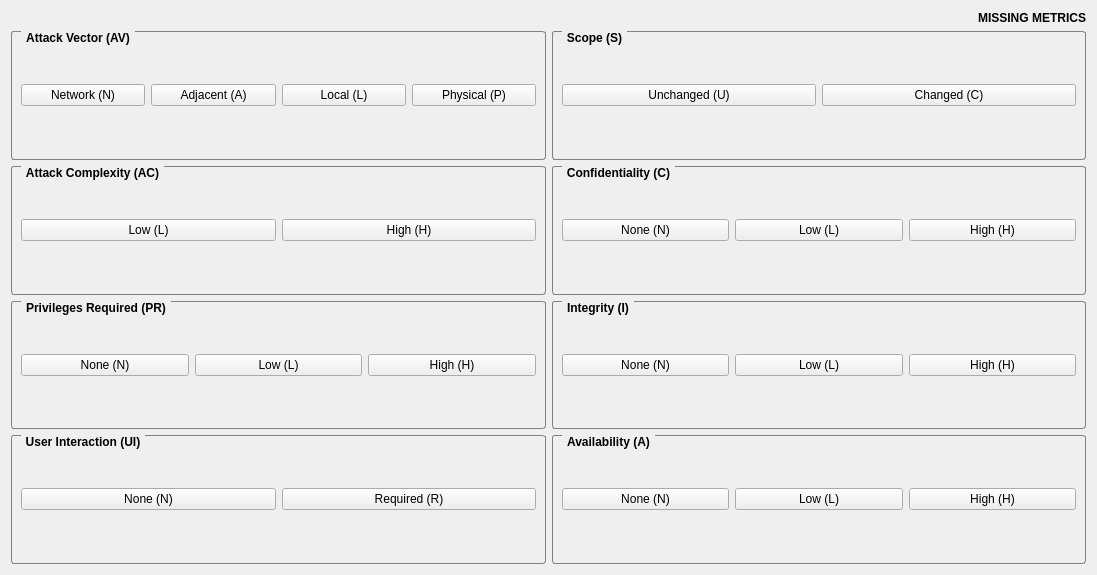
      <widget class="QWidget" name="baseScorePage">
       <property name="geometry">
        <rect>
         <x>0</x>
         <y>0</y>
         <width>1097</width>
         <height>575</height>
        </rect>
       </property>
       <attribute name="label">
        <string>Base Score</string>
       </attribute>
       <layout class="QVBoxLayout" name="verticalLayout_9">
        <item>
         <widget class="QLabel" name="baseScoreLabel">
          <property name="sizePolicy">
           <sizepolicy hsizetype="Preferred" vsizetype="Maximum">
            <horstretch>0</horstretch>
            <verstretch>0</verstretch>
           </sizepolicy>
          </property>
          <property name="text">
           <string>&lt;html&gt;&lt;head/&gt;&lt;body&gt;&lt;p align=&quot;right&quot;&gt;&lt;span style=&quot; font-weight:600;&quot;&gt;MISSING METRICS&lt;/span&gt;&lt;/p&gt;&lt;/body&gt;&lt;/html&gt;</string>
          </property>
          <property name="textFormat">
           <enum>Qt::RichText</enum>
          </property>
          <property name="scaledContents">
           <bool>false</bool>
          </property>
         </widget>
        </item>
        <item>
         <layout class="QHBoxLayout" name="horizontalLayout_26">
          <item>
           <layout class="QVBoxLayout" name="verticalLayout_2">
            <item>
             <widget class="QGroupBox" name="avGroupBox">
              <property name="styleSheet">
               <string notr="true">QGroupBox {
    border: 1px solid gray;
    border-radius: 3px;
    margin-top: 0.5em;
	font-weight: bold;
}

QGroupBox::title {
    subcontrol-origin: margin;
    left: 10px;
    padding: 0 3px 0 3px;
}</string>
              </property>
              <property name="title">
               <string>Attack Vector (AV)</string>
              </property>
              <property name="alignment">
               <set>Qt::AlignLeading|Qt::AlignLeft|Qt::AlignVCenter</set>
              </property>
              <property name="flat">
               <bool>false</bool>
              </property>
              <layout class="QHBoxLayout" name="horizontalLayout">
               <item>
                <widget class="QPushButton" name="avnPushButton">
                 <property name="sizePolicy">
                  <sizepolicy hsizetype="Minimum" vsizetype="Fixed">
                   <horstretch>0</horstretch>
                   <verstretch>0</verstretch>
                  </sizepolicy>
                 </property>
                 <property name="font">
                  <font>
                   <weight>50</weight>
                   <bold>false</bold>
                  </font>
                 </property>
                 <property name="toolTip">
                  <string>&lt;html&gt;&lt;head/&gt;&lt;body&gt;&lt;p&gt;A vulnerability exploitable with network access means the vulnerable component is bond to the network stack and the attacker's path is through OSI layer 3 (the network layer). Such a vulnerability is often termed &amp;quot;remotely exploitable&amp;quot; and can be thought of as an attack being exploitable one or more network hops away (e.g. across layer 3 boundaries from routers). An example of a network attack is an attacker causing a denial of service (DoS) by sending a specially crafted TCP packet from across the public Internet (e.g. CVE-2004-0230).&lt;/p&gt;&lt;/body&gt;&lt;/html&gt;</string>
                 </property>
                 <property name="statusTip">
                  <string notr="true"/>
                 </property>
                 <property name="text">
                  <string>Network (N)</string>
                 </property>
                 <property name="checkable">
                  <bool>true</bool>
                 </property>
                 <property name="autoExclusive">
                  <bool>true</bool>
                 </property>
                 <property name="flat">
                  <bool>false</bool>
                 </property>
                </widget>
               </item>
               <item>
                <widget class="QPushButton" name="avaPushButton">
                 <property name="sizePolicy">
                  <sizepolicy hsizetype="Minimum" vsizetype="Fixed">
                   <horstretch>0</horstretch>
                   <verstretch>0</verstretch>
                  </sizepolicy>
                 </property>
                 <property name="toolTip">
                  <string>&lt;html&gt;&lt;head/&gt;&lt;body&gt;&lt;p&gt;A vulnerability exploitable with adjacent network access means the vulnerable component is bound to the network stack, however the attack is limited to the same shared physical (e.g. Bluetooth, IEEE 802.11), or logical (e.g. local IP subnet) network, and cannot be performed across an OSI layer 3 boundary (e.g. a router). An example of an Adjacent attack would be an ARP (IPv4) or neighbor discovery (IPv6) flood leading to a denial of service on the local LAN segment. See also CVE-2013-6014.&lt;/p&gt;&lt;/body&gt;&lt;/html&gt;</string>
                 </property>
                 <property name="statusTip">
                  <string/>
                 </property>
                 <property name="text">
                  <string>Adjacent (A)</string>
                 </property>
                 <property name="checkable">
                  <bool>true</bool>
                 </property>
                 <property name="autoExclusive">
                  <bool>true</bool>
                 </property>
                </widget>
               </item>
               <item>
                <widget class="QPushButton" name="avlPushButton">
                 <property name="sizePolicy">
                  <sizepolicy hsizetype="Minimum" vsizetype="Fixed">
                   <horstretch>0</horstretch>
                   <verstretch>0</verstretch>
                  </sizepolicy>
                 </property>
                 <property name="toolTip">
                  <string>&lt;html&gt;&lt;head/&gt;&lt;body&gt;&lt;p&gt;A vulnerability exploitable with Local access means that the vulnerable component is not bound to the network stack, and the attacker's path is via read/write/execute capabilities. In some cases, the attacker may be logged in locally in order to exploit the vulnerability, otherwise, she may rely on User Interaction to execute a malicious file.&lt;/p&gt;&lt;/body&gt;&lt;/html&gt;</string>
                 </property>
                 <property name="statusTip">
                  <string/>
                 </property>
                 <property name="text">
                  <string>Local (L)</string>
                 </property>
                 <property name="checkable">
                  <bool>true</bool>
                 </property>
                 <property name="autoExclusive">
                  <bool>true</bool>
                 </property>
                </widget>
               </item>
               <item>
                <widget class="QPushButton" name="avpPushButton">
                 <property name="sizePolicy">
                  <sizepolicy hsizetype="Minimum" vsizetype="Fixed">
                   <horstretch>0</horstretch>
                   <verstretch>0</verstretch>
                  </sizepolicy>
                 </property>
                 <property name="toolTip">
                  <string>&lt;html&gt;&lt;head/&gt;&lt;body&gt;&lt;p&gt;A vulnerability exploitable with Physical access requires the attacker to physically touch or manipulate the vulnerable component. Physical interaction may be brief (e.g. evil maid attack) or persistent. An example of such an attack is a cold boot attack which allows an attacker to access to disk encryption keys after gaining physical access to the system, or peripheral attacks such as Firewire/USB Direct Memory Access attacks.&lt;/p&gt;&lt;/body&gt;&lt;/html&gt;</string>
                 </property>
                 <property name="statusTip">
                  <string/>
                 </property>
                 <property name="text">
                  <string>Physical (P)</string>
                 </property>
                 <property name="checkable">
                  <bool>true</bool>
                 </property>
                 <property name="autoExclusive">
                  <bool>true</bool>
                 </property>
                </widget>
               </item>
              </layout>
             </widget>
            </item>
            <item>
             <widget class="QGroupBox" name="acGroupBox">
              <property name="styleSheet">
               <string notr="true">QGroupBox {
    border: 1px solid gray;
    border-radius: 3px;
    margin-top: 0.5em;
	font-weight: bold;
}

QGroupBox::title {
    subcontrol-origin: margin;
    left: 10px;
    padding: 0 3px 0 3px;
}</string>
              </property>
              <property name="title">
               <string>Attack Complexity (AC)</string>
              </property>
              <layout class="QHBoxLayout" name="horizontalLayout_4">
               <item>
                <widget class="QPushButton" name="aclPushButton">
                 <property name="toolTip">
                  <string>&lt;html&gt;&lt;head/&gt;&lt;body&gt;&lt;p&gt;Specialized access conditions or extenuating circumstances do not exist. An attacker can expect repeatable success against the vulnerable component.&lt;/p&gt;&lt;/body&gt;&lt;/html&gt;</string>
                 </property>
                 <property name="statusTip">
                  <string/>
                 </property>
                 <property name="text">
                  <string>Low (L)</string>
                 </property>
                 <property name="checkable">
                  <bool>true</bool>
                 </property>
                 <property name="autoExclusive">
                  <bool>true</bool>
                 </property>
                </widget>
               </item>
               <item>
                <widget class="QPushButton" name="achPushButton">
                 <property name="toolTip">
                  <string>&lt;html&gt;&lt;head/&gt;&lt;body&gt;&lt;p&gt;A successful attack depends on conditions beyond the attacker's control. That is, a successful attack cannot be accomplished at will, but requires the attacker to invest in some measurable amount of effort in preparation or execution against the vulnerable component before a successful attack can be expected. For example, a successful attack may depend on an attacker overcoming any of the following conditions:&lt;/p&gt;
&lt;ul&gt;
&lt;li&gt;&lt;p&gt;The attacker must conduct target-specific reconnaissance. For example, on target configuration settings, sequence numbers, shared secrets, etc.&lt;/p&gt;&lt;/li&gt;
&lt;li&gt;&lt;p&gt;The attacker must prepare the target environment to improve exploit reliability. For example, repeated exploitation to win a race condition, or overcoming advanced exploit mitigation techniques. &lt;/p&gt;&lt;/li&gt;
&lt;li&gt;&lt;p&gt;The attacker must inject herself into the logical network path between the target and the resource requested by the victim in order to read and/or modify network communications (e.g. man in the middle attack).&lt;/p&gt;&lt;/li&gt;
&lt;/ul&gt;&lt;/body&gt;&lt;/html&gt;</string>
                 </property>
                 <property name="statusTip">
                  <string/>
                 </property>
                 <property name="text">
                  <string>High (H)</string>
                 </property>
                 <property name="checkable">
                  <bool>true</bool>
                 </property>
                 <property name="autoExclusive">
                  <bool>true</bool>
                 </property>
                </widget>
               </item>
              </layout>
             </widget>
            </item>
            <item>
             <widget class="QGroupBox" name="prGroupBox">
              <property name="styleSheet">
               <string notr="true">QGroupBox {
    border: 1px solid gray;
    border-radius: 3px;
    margin-top: 0.5em;
	font-weight: bold;
}

QGroupBox::title {
    subcontrol-origin: margin;
    left: 10px;
    padding: 0 3px 0 3px;
}</string>
              </property>
              <property name="title">
               <string>Privileges Required (PR)</string>
              </property>
              <layout class="QHBoxLayout" name="horizontalLayout_5">
               <item>
                <widget class="QPushButton" name="prnPushButton">
                 <property name="toolTip">
                  <string>&lt;html&gt;&lt;head/&gt;&lt;body&gt;&lt;p&gt;The attacker is unauthorized prior to attack, and therefore does not require any access to settings or files to carry out an attack.&lt;/p&gt;&lt;/body&gt;&lt;/html&gt;</string>
                 </property>
                 <property name="statusTip">
                  <string/>
                 </property>
                 <property name="text">
                  <string>None (N)</string>
                 </property>
                 <property name="checkable">
                  <bool>true</bool>
                 </property>
                 <property name="autoExclusive">
                  <bool>true</bool>
                 </property>
                </widget>
               </item>
               <item>
                <widget class="QPushButton" name="prlPutton">
                 <property name="toolTip">
                  <string>&lt;html&gt;&lt;head/&gt;&lt;body&gt;&lt;p&gt;The attacker is authorized with (i.e. requires) privileges that provide basic user capabilities that could normally affect only settings and files owned by a user. Alternatively, an attacker with Low privileges may have the ability to cause an impact only to non-sensitive resources.&lt;/p&gt;&lt;/body&gt;&lt;/html&gt;</string>
                 </property>
                 <property name="statusTip">
                  <string/>
                 </property>
                 <property name="text">
                  <string>Low (L)</string>
                 </property>
                 <property name="checkable">
                  <bool>true</bool>
                 </property>
                 <property name="autoExclusive">
                  <bool>true</bool>
                 </property>
                </widget>
               </item>
               <item>
                <widget class="QPushButton" name="prhPushButton">
                 <property name="toolTip">
                  <string>&lt;html&gt;&lt;head/&gt;&lt;body&gt;&lt;p&gt;The attacker is authorized with (i.e. requires) privileges that provide significant (e.g. administrative) control over the vulnerable component that could affect component-wide settings and files.&lt;/p&gt;&lt;/body&gt;&lt;/html&gt;</string>
                 </property>
                 <property name="statusTip">
                  <string/>
                 </property>
                 <property name="text">
                  <string>High (H)</string>
                 </property>
                 <property name="checkable">
                  <bool>true</bool>
                 </property>
                 <property name="autoExclusive">
                  <bool>true</bool>
                 </property>
                </widget>
               </item>
              </layout>
             </widget>
            </item>
            <item>
             <widget class="QGroupBox" name="uiGroupBox">
              <property name="styleSheet">
               <string notr="true">QGroupBox {
    border: 1px solid gray;
    border-radius: 3px;
    margin-top: 0.5em;
	font-weight: bold;
}

QGroupBox::title {
    subcontrol-origin: margin;
    left: 10px;
    padding: 0 3px 0 3px;
}</string>
              </property>
              <property name="title">
               <string>User Interaction (UI)</string>
              </property>
              <layout class="QHBoxLayout" name="horizontalLayout_6">
               <item>
                <widget class="QPushButton" name="uinPushButton">
                 <property name="toolTip">
                  <string>&lt;html&gt;&lt;head/&gt;&lt;body&gt;&lt;p&gt;The vulnerable system can be exploited without interaction from any user.&lt;/p&gt;&lt;/body&gt;&lt;/html&gt;</string>
                 </property>
                 <property name="statusTip">
                  <string/>
                 </property>
                 <property name="text">
                  <string>None (N)</string>
                 </property>
                 <property name="checkable">
                  <bool>true</bool>
                 </property>
                 <property name="autoExclusive">
                  <bool>true</bool>
                 </property>
                </widget>
               </item>
               <item>
                <widget class="QPushButton" name="uirPushButton">
                 <property name="toolTip">
                  <string>&lt;html&gt;&lt;head/&gt;&lt;body&gt;&lt;p&gt;Successful exploitation of this vulnerability requires a user to take some action before the vulnerability can be exploited. For example, a successful exploit may only be possible during the installation of an application by a system administrator.&lt;/p&gt;&lt;/body&gt;&lt;/html&gt;</string>
                 </property>
                 <property name="statusTip">
                  <string/>
                 </property>
                 <property name="text">
                  <string>Required (R)</string>
                 </property>
                 <property name="checkable">
                  <bool>true</bool>
                 </property>
                 <property name="autoExclusive">
                  <bool>true</bool>
                 </property>
                </widget>
               </item>
              </layout>
             </widget>
            </item>
           </layout>
          </item>
          <item>
           <layout class="QVBoxLayout" name="verticalLayout_6">
            <item>
             <widget class="QGroupBox" name="sGroupBox">
              <property name="styleSheet">
               <string notr="true">QGroupBox {
    border: 1px solid gray;
    border-radius: 3px;
    margin-top: 0.5em;
	font-weight: bold;
}

QGroupBox::title {
    subcontrol-origin: margin;
    left: 10px;
    padding: 0 3px 0 3px;
}</string>
              </property>
              <property name="title">
               <string>Scope (S)</string>
              </property>
              <property name="flat">
               <bool>true</bool>
              </property>
              <property name="checkable">
               <bool>false</bool>
              </property>
              <property name="checked">
               <bool>false</bool>
              </property>
              <layout class="QHBoxLayout" name="horizontalLayout_7">
               <item>
                <widget class="QPushButton" name="suPushButton">
                 <property name="toolTip">
                  <string>&lt;html&gt;&lt;head/&gt;&lt;body&gt;&lt;p&gt;An exploited vulnerability can only affect resources managed by the same authority. In this case the vulnerable component and the impacted component are the same.&lt;/p&gt;&lt;/body&gt;&lt;/html&gt;</string>
                 </property>
                 <property name="text">
                  <string>Unchanged (U)</string>
                 </property>
                 <property name="checkable">
                  <bool>true</bool>
                 </property>
                 <property name="autoExclusive">
                  <bool>true</bool>
                 </property>
                </widget>
               </item>
               <item>
                <widget class="QPushButton" name="scPushButton">
                 <property name="toolTip">
                  <string>&lt;html&gt;&lt;head/&gt;&lt;body&gt;&lt;p&gt;An exploited vulnerability can affect resources beyond the authorization privileges intended by the vulnerable component. In this case the vulnerable component and the impacted component are different.&lt;/p&gt;&lt;/body&gt;&lt;/html&gt;</string>
                 </property>
                 <property name="text">
                  <string>Changed (C)</string>
                 </property>
                 <property name="checkable">
                  <bool>true</bool>
                 </property>
                 <property name="autoExclusive">
                  <bool>true</bool>
                 </property>
                </widget>
               </item>
              </layout>
             </widget>
            </item>
            <item>
             <widget class="QGroupBox" name="cGroupBox">
              <property name="styleSheet">
               <string notr="true">QGroupBox {
    border: 1px solid gray;
    border-radius: 3px;
    margin-top: 0.5em;
	font-weight: bold;
}

QGroupBox::title {
    subcontrol-origin: margin;
    left: 10px;
    padding: 0 3px 0 3px;
}</string>
              </property>
              <property name="title">
               <string>Confidentiality (C)</string>
              </property>
              <layout class="QHBoxLayout" name="horizontalLayout_8">
               <item>
                <widget class="QPushButton" name="cnPushButton">
                 <property name="toolTip">
                  <string>&lt;html&gt;&lt;head/&gt;&lt;body&gt;&lt;p&gt;There is no loss of confidentiality within the impacted component.&lt;/p&gt;&lt;/body&gt;&lt;/html&gt;</string>
                 </property>
                 <property name="text">
                  <string>None (N)</string>
                 </property>
                 <property name="checkable">
                  <bool>true</bool>
                 </property>
                 <property name="autoExclusive">
                  <bool>true</bool>
                 </property>
                </widget>
               </item>
               <item>
                <widget class="QPushButton" name="clPushButton">
                 <property name="toolTip">
                  <string>&lt;html&gt;&lt;head/&gt;&lt;body&gt;&lt;p&gt;There is some loss of confidentiality. Access to some restricted information is obtained, but the attacker does not have control over what information is obtained, or the amount or kind of loss is constrained. The information disclosure does not cause a direct, serious loss to the impacted component.&lt;/p&gt;&lt;/body&gt;&lt;/html&gt;</string>
                 </property>
                 <property name="text">
                  <string>Low (L)</string>
                 </property>
                 <property name="checkable">
                  <bool>true</bool>
                 </property>
                 <property name="autoExclusive">
                  <bool>true</bool>
                 </property>
                </widget>
               </item>
               <item>
                <widget class="QPushButton" name="chPushButton">
                 <property name="toolTip">
                  <string>&lt;html&gt;&lt;head/&gt;&lt;body&gt;&lt;p&gt;There is total loss of confidentiality, resulting in all resources within the impacted component being divulged to the attacker. Alternatively, access to only some restricted information is obtained, but the disclosed information presents a direct, serious impact. For example, an attacker steals the administrator's password, or private encryption keys of a web server.&lt;/p&gt;&lt;/body&gt;&lt;/html&gt;</string>
                 </property>
                 <property name="text">
                  <string>High (H)</string>
                 </property>
                 <property name="checkable">
                  <bool>true</bool>
                 </property>
                 <property name="autoExclusive">
                  <bool>true</bool>
                 </property>
                </widget>
               </item>
              </layout>
             </widget>
            </item>
            <item>
             <widget class="QGroupBox" name="iGroupBox">
              <property name="styleSheet">
               <string notr="true">QGroupBox {
    border: 1px solid gray;
    border-radius: 3px;
    margin-top: 0.5em;
	font-weight: bold;
}

QGroupBox::title {
    subcontrol-origin: margin;
    left: 10px;
    padding: 0 3px 0 3px;
}</string>
              </property>
              <property name="title">
               <string>Integrity (I)</string>
              </property>
              <layout class="QHBoxLayout" name="horizontalLayout_9">
               <item>
                <widget class="QPushButton" name="inPushButton">
                 <property name="toolTip">
                  <string>&lt;html&gt;&lt;head/&gt;&lt;body&gt;&lt;p&gt;There is no loss of integrity within the impacted component.&lt;/p&gt;&lt;/body&gt;&lt;/html&gt;</string>
                 </property>
                 <property name="text">
                  <string>None (N)</string>
                 </property>
                 <property name="checkable">
                  <bool>true</bool>
                 </property>
                 <property name="autoExclusive">
                  <bool>true</bool>
                 </property>
                </widget>
               </item>
               <item>
                <widget class="QPushButton" name="ilPushButton">
                 <property name="toolTip">
                  <string>&lt;html&gt;&lt;head/&gt;&lt;body&gt;&lt;p&gt;Modification of data is possible, but the attacker does not have control over the consequence of a modification, or the amount of modification is constrained. The data modification does not have a direct, serious impact on the impacted component.&lt;/p&gt;&lt;/body&gt;&lt;/html&gt;</string>
                 </property>
                 <property name="text">
                  <string>Low (L)</string>
                 </property>
                 <property name="checkable">
                  <bool>true</bool>
                 </property>
                 <property name="autoExclusive">
                  <bool>true</bool>
                 </property>
                </widget>
               </item>
               <item>
                <widget class="QPushButton" name="ihPushButton">
                 <property name="toolTip">
                  <string>&lt;html&gt;&lt;head/&gt;&lt;body&gt;&lt;p&gt;There is a total loss of integrity, or a complete loss of protection. For example, the attacker is able to modify any/all files protected by the impacted component. Alternatively, only some files can be modified, but malicious modification would present a direct, serious consequence to the impacted component.&lt;/p&gt;&lt;/body&gt;&lt;/html&gt;</string>
                 </property>
                 <property name="text">
                  <string>High (H)</string>
                 </property>
                 <property name="checkable">
                  <bool>true</bool>
                 </property>
                 <property name="autoExclusive">
                  <bool>true</bool>
                 </property>
                </widget>
               </item>
              </layout>
             </widget>
            </item>
            <item>
             <widget class="QGroupBox" name="aGroupBox">
              <property name="styleSheet">
               <string notr="true">QGroupBox {
    border: 1px solid gray;
    border-radius: 3px;
    margin-top: 0.5em;
	font-weight: bold;
}

QGroupBox::title {
    subcontrol-origin: margin;
    left: 10px;
    padding: 0 3px 0 3px;
}</string>
              </property>
              <property name="title">
               <string>Availability (A)</string>
              </property>
              <layout class="QHBoxLayout" name="horizontalLayout_10">
               <item>
                <widget class="QPushButton" name="anPushButton">
                 <property name="toolTip">
                  <string>&lt;html&gt;&lt;head/&gt;&lt;body&gt;&lt;p&gt;There is no impact to availability within the impacted component.&lt;/p&gt;&lt;/body&gt;&lt;/html&gt;</string>
                 </property>
                 <property name="text">
                  <string>None (N)</string>
                 </property>
                 <property name="checkable">
                  <bool>true</bool>
                 </property>
                 <property name="autoExclusive">
                  <bool>true</bool>
                 </property>
                </widget>
               </item>
               <item>
                <widget class="QPushButton" name="alPushButton">
                 <property name="toolTip">
                  <string>&lt;html&gt;&lt;head/&gt;&lt;body&gt;&lt;p&gt;There is reduced performance or interruptions in resource availability. Even if repeated exploitation of the vulnerability is possible, the attacker does not have the ability to completely deny service to legitimate users. The resources in the impacted component are either partially available all of the time, or fully available only some of the time, but overall there is no direct, serious consequence to the impacted component.&lt;/p&gt;&lt;/body&gt;&lt;/html&gt;</string>
                 </property>
                 <property name="text">
                  <string>Low (L)</string>
                 </property>
                 <property name="checkable">
                  <bool>true</bool>
                 </property>
                 <property name="autoExclusive">
                  <bool>true</bool>
                 </property>
                </widget>
               </item>
               <item>
                <widget class="QPushButton" name="ahPushButton">
                 <property name="toolTip">
                  <string>&lt;html&gt;&lt;head/&gt;&lt;body&gt;&lt;p&gt;There is total loss of availability, resulting in the attacker being able to fully deny access to resources in the impacted component; this loss is either sustained (while the attacker continues to deliver the attack) or persistent (the condition persists even after the attack has completed). Alternatively, the attacker has the ability to deny some availability, but the loss of availability presents a direct, serious consequence to the impacted component (e.g., the attacker cannot disrupt existing connections, but can prevent new connections; the attacker can repeatedly exploit a vulnerability that, in each instance of a successful attack, leaks a only small amount of memory, but after repeated exploitation causes a service to become completely unavailable).&lt;/p&gt;&lt;/body&gt;&lt;/html&gt;</string>
                 </property>
                 <property name="text">
                  <string>High (H)</string>
                 </property>
                 <property name="checkable">
                  <bool>true</bool>
                 </property>
                 <property name="autoExclusive">
                  <bool>true</bool>
                 </property>
                </widget>
               </item>
              </layout>
             </widget>
            </item>
           </layout>
          </item>
         </layout>
        </item>
       </layout>
      </widget>
